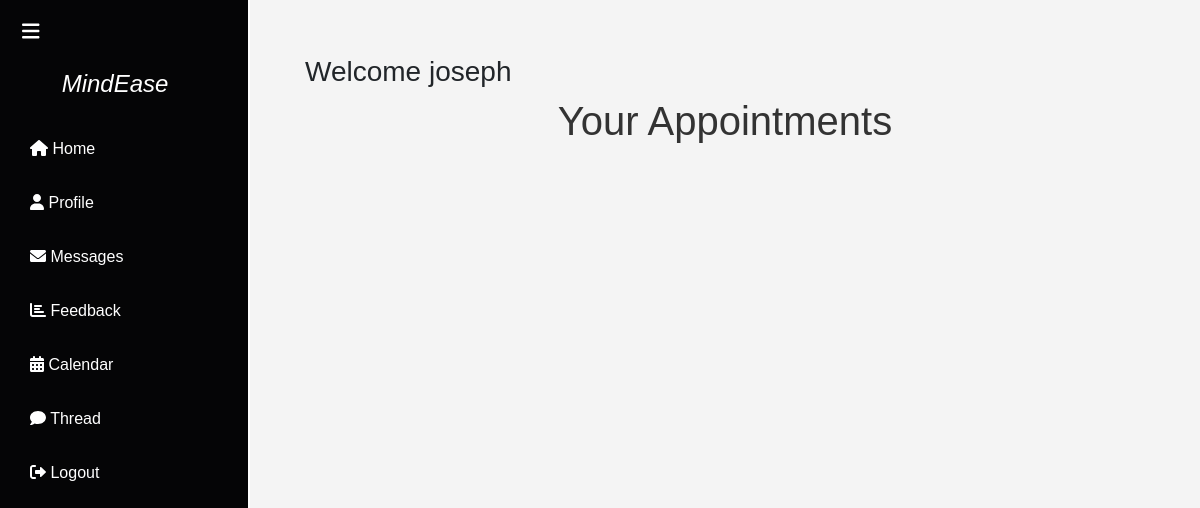
The app's page /therapist-appointments/ (signed in), older data.
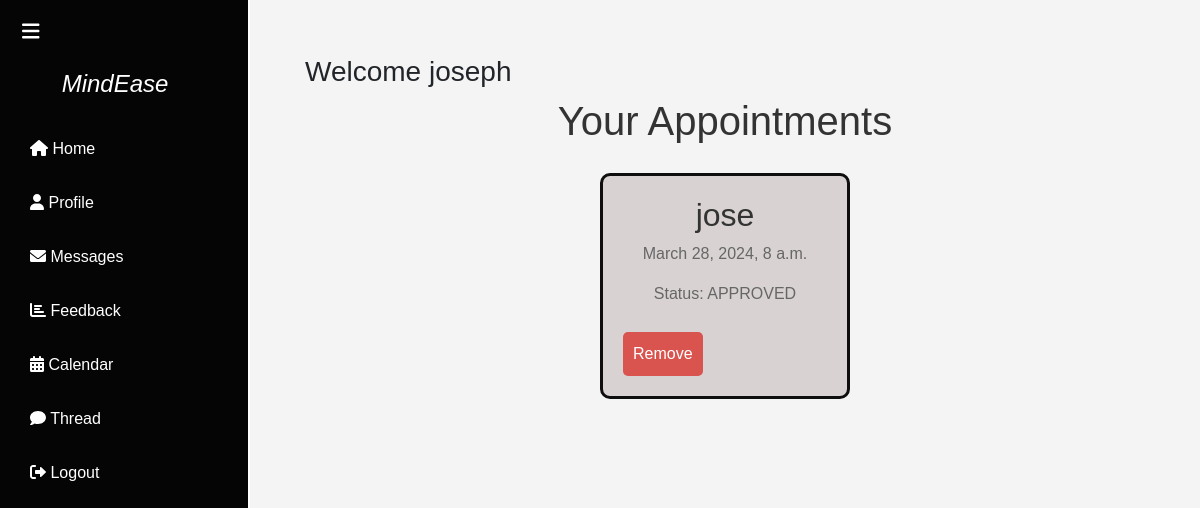
The same page, newer data.
### app1/models.py (models this page shows, shortened)
class Appointment(models.Model):
    user = models.ForeignKey(User, on_delete=models.CASCADE, related_name='appointments')
    therapist = models.ForeignKey(User, on_delete=models.CASCADE, related_name='approved_appointments')
    time_slot = models.ForeignKey('TimeSlot', on_delete=models.CASCADE)
    status = models.CharField(max_length=20, choices=[('PENDING', 'Pending'), ('APPROVED', 'Approved')], default='PENDING')
    status_change_notification = models.BooleanField(default=False)
    PAYMENT_STATUS_CHOICES = [
        ('PENDING', 'Pending'),
        ('PAID', 'Paid'),
        ('FAILED', 'Failed'),
    ]
    payment_status = models.CharField(max_length=10, choices=PAYMENT_STATUS_CHOICES, default='PENDING')
    payment_id = models.CharField(max_length=100, blank=True, null=True)

class User(AbstractUser):
    class Role(models.TextChoices):
        ADMIN = "ADMIN", "Admin"
        THERAPIST = "THERAPIST", "Therapist"
        USER = "USER", "User"
    role = models.CharField(max_length=50, choices=Role.choices)
    phone_number = models.CharField(max_length=15, blank=True, null=True)
    dob = models.DateField(blank=True, null=True)
    location = models.CharField(max_length=255, blank=True, null=True)
    qualification = models.CharField(max_length=255, blank=True, null=True)
    description = models.TextField(blank=True, null=True)
    specialization = models.CharField(max_length=255, blank=True, null=True)
    is_approved = models.BooleanField(default=False)
    is_therapist = models.BooleanField(default=False)
    profile_picture = models.ImageField(upload_to='profile_pics/', blank=True, null=True)

class TimeSlot(models.Model):
    class SessionType(models.TextChoices):
        MORNING = "MORNING", "Morning Session"
        AFTERNOON = "AFTERNOON", "Afternoon Session"
    TIME_SLOTS = [
        ("8-9", "8:00 AM - 9:00 AM"),
        ("9-10", "9:00 AM - 10:00 AM"),
        ("10-11", "10:00 AM - 11:00 AM"),
        ("12-1", "12:00 PM - 1:00 PM"),
        ("1-2", "1:00 PM - 2:00 PM"),
        ("2-3", "2:00 PM - 3:00 PM"),
        ("3-4", "3:00 PM - 4:00 PM"),
    ]
    therapist = models.ForeignKey(User, on_delete=models.CASCADE, related_name='available_time_slots')
    time_slot = models.CharField(max_length=5, choices=TIME_SLOTS, null=True)
    start_time = models.DateTimeField()
    end_time = models.DateTimeField()
    session_type = models.CharField(max_length=50, choices=SessionType.choices, null=True)
    is_booked = models.BooleanField(default=False)

### app1/views.py (the view)
# urls.py: path('therapist-appointments/', views.therapist_appointments, name='therapist_appointments'),
def therapist_appointments(request):
    if request.user.role != 'THERAPIST':
        return redirect('home')  # Redirect to the home page if the user is not a therapist
    appointments = Appointment.objects.filter(therapist=request.user, status='PENDING')
    return render(request, 'therapist_appointments.html', {'appointments': appointments})

### templates/therapist_appointments.html (shortened to what this page needs)
<!DOCTYPE html>
<html lang="en">
<head>
  <link href="https://cdn.jsdelivr.net/npm/bootstrap@5.3.0/dist/css/bootstrap.min.css" rel="stylesheet">
  <link href="https://cdnjs.cloudflare.com/ajax/libs/font-awesome/6.0.0/css/all.min.css" rel="stylesheet">
<link href="https://cdnjs.cloudflare.com/ajax/libs/font-awesome/6.0.0/css/all.min.css" rel="stylesheet">
</head>
<body>
<div class="wrapper">
  <nav id="sidebar">
    <div class="sidebar-header">
      <strong><i><h3 id="brand">&nbsp;&nbsp;&nbsp;&nbsp;&nbsp;&nbsp;&nbsp;MindEase</h3></i></strong>
    </div>
    <div id="sidebar-content">
      <ul class="list-unstyled components">
        <li>
          <a href="/Tdash" class="sidebar-link">
            <i class="fas fa-home"></i> <span class="sidebar-content-text">Home</span>
          </a>
        </li>
        <li>
          <a href='/update_profile' class="sidebar-link">
            <i class="fas fa-user"></i> <span class="sidebar-content-text">Profile</span>
          </a>
        </li>
        <li>
          <a href="#" class="sidebar-link">
            <i class="fas fa-envelope"></i> <span class="sidebar-content-text">Messages</span>
          </a>
        </li>
        <li>
          <a href="/write_experience" class="sidebar-link">
            <i class="fas fa-chart-bar"></i> <span class="sidebar-content-text">Feedback</span>
          </a>
        </li>
        <li>
          <a href="#" class="sidebar-link">
            <i class="fas fa-calendar-alt"></i> <span class="sidebar-content-text">Calendar</span>
          </a>
        </li>
        <li>
          <a href="/threads" class="sidebar-link">
            <i class="fas fa-comment"></i> <span class="sidebar-content-text">Thread</span>
          </a>
        </li>
        <li>
          <a href="{% url 'logout' %}" class="sidebar-link">
            <i class="fas fa-sign-out-alt"></i> <span class="sidebar-content-text">Logout</span>
          </a>
        </li>
      </ul>
    </div>
    <button type="button" id="sidebarCollapse" class="btn btn-dark">
      <i class="fas fa-bars"></i>
    </button>
  </nav>
  <div id="content">
    <main>
      {% if user.is_authenticated %}
        <strong><h3 class="font-weight-bold">Welcome {{ user.username }}</h3></strong>
      {% else %}
        <h3 class="font-weight-bold">Welcome, Please Log in</h3>
      {% endif %}
<!DOCTYPE html>
<html lang="en">
<head>
</head>
<body>
    <h1>Your Appointments</h1>
    <div class="appointment-container">
        {% for appointment in request.user.approved_appointments.all %}
        <div class="appointment-card" id="appointment-{{ appointment.id }}">
            <div class="appointment-info">
                <h2>{{ appointment.user.username }}</h2>
                <p>{{ appointment.time_slot.start_time }}</p>
                <p>Status: {{ appointment.status }}</p>
            </div>
            {% if appointment.status == 'PENDING' %}
            <a href="{% url 'therapist_approve_appointment' appointment.id %}">Approve Appointment</a>
            {% else %}
            <button class="remove-button" onclick="removeAppointment('{{ appointment.id|escapejs }}')">Remove</button>
            {% endif %}
        </div>
        {% endfor %}
    </div>
</body>
</html>
</body>
</html>

Row changes from the older to the newer data that the page shows:
added Appointment: user.username "jose", time_slot.start_time "March 28, 2024, 8 a.m.", status "APPROVED"
